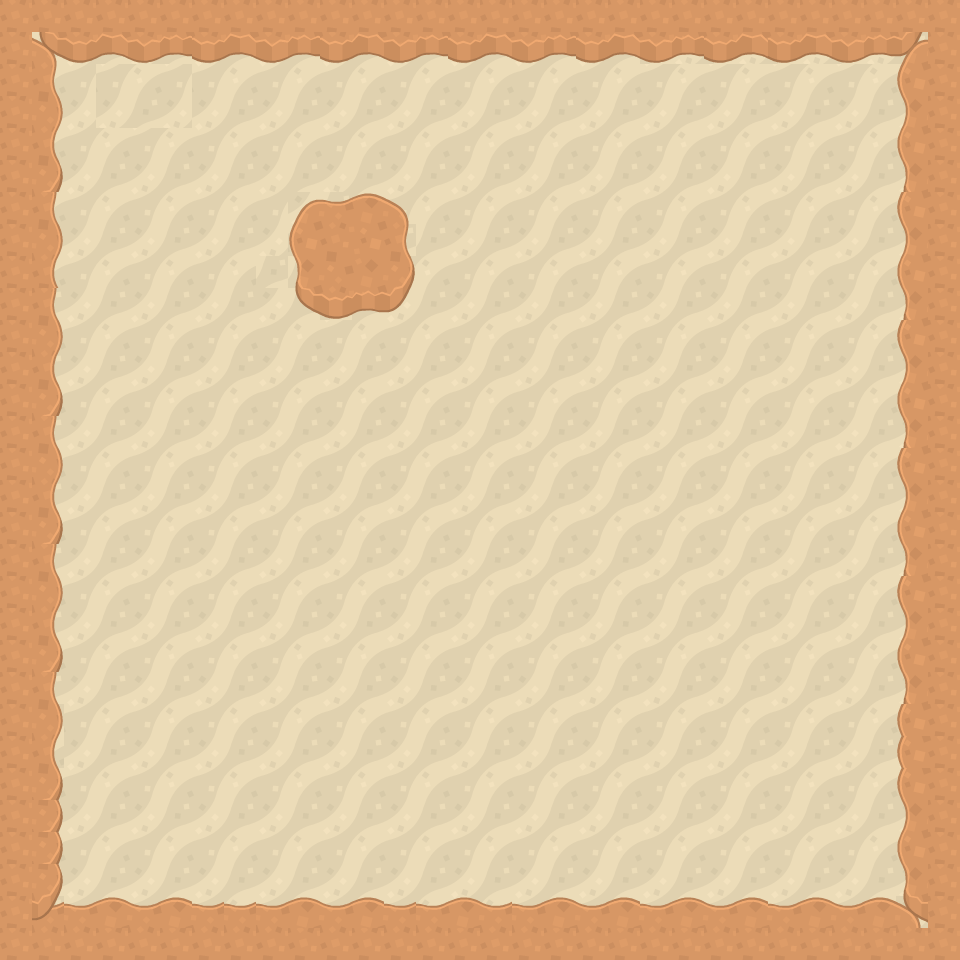

Below is a game level as drawn by its tile map, then a one-line description and the .tmx that defines it (tile-layer data replaced by summaries):
An orthogonal 30x30 tile map with 32x32 px tiles, 3 tile layers (Sand, Rocks, corners).

<map version="1.0" tiledversion="1.1.5" orientation="orthogonal" renderorder="right-down" width="30" height="30" tilewidth="32" tileheight="32" infinite="0" nextobjectid="1">
 <tileset firstgid="1" source="../mapPack_tilesheet.tsx" />
 <layer name="Sand" width="30" height="30">
  <data>[900 cells, 900 non-empty, 16 distinct tile ids]</data>
 </layer>
 <layer name="Rocks" width="30" height="30">
  <data>[900 cells, 240 non-empty, 24 distinct tile ids]</data>
 </layer>
 <layer name="corners" width="30" height="30">
  <data>[900 cells, 4 non-empty, 3 distinct tile ids]</data>
 </layer>
</map>
